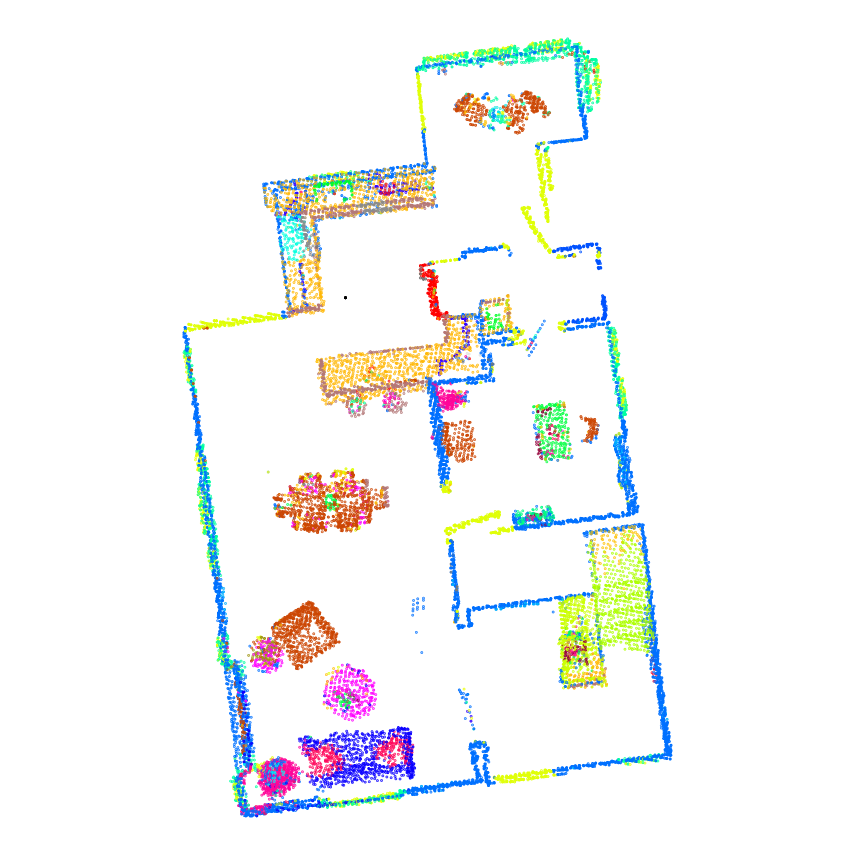
#> input picture hw2/results/map.png, 1710 x 1710 px (shown at 1/2 size)
$ python part2.py
#> lines starting #> are read from the running program, lines starting #| are printed output that depends on the picture; after the words box and inside, x2 and y2 are one past the last pixel; in counts of white or black regions, pixels touching at a corner belong together
import numpy as np
import cv2
import matplotlib.pyplot as plt
import pandas as pd
import random
import math
from collections import namedtuple

def part2(meta):
    # RRT Hyperparameters
    MAX_ITER = 6000
    STEP_SIZE = 0.02
    GOAL_THRESHOLD = 0.03
    SAFETY_RADIUS = 0.002

    # load map
    map_img = cv2.imread("../results/map.png")
#> map_img is the input picture: shape (1710, 1710, 3); mean B, G, R 245.2, 246.2, 245.2
    if map_img is None:
        raise FileNotFoundError("../results/map.png not found")
    h, w, _ = map_img.shape
#> h = 1710; w = 1710
    gray = cv2.cvtColor(map_img, cv2.COLOR_BGR2GRAY)
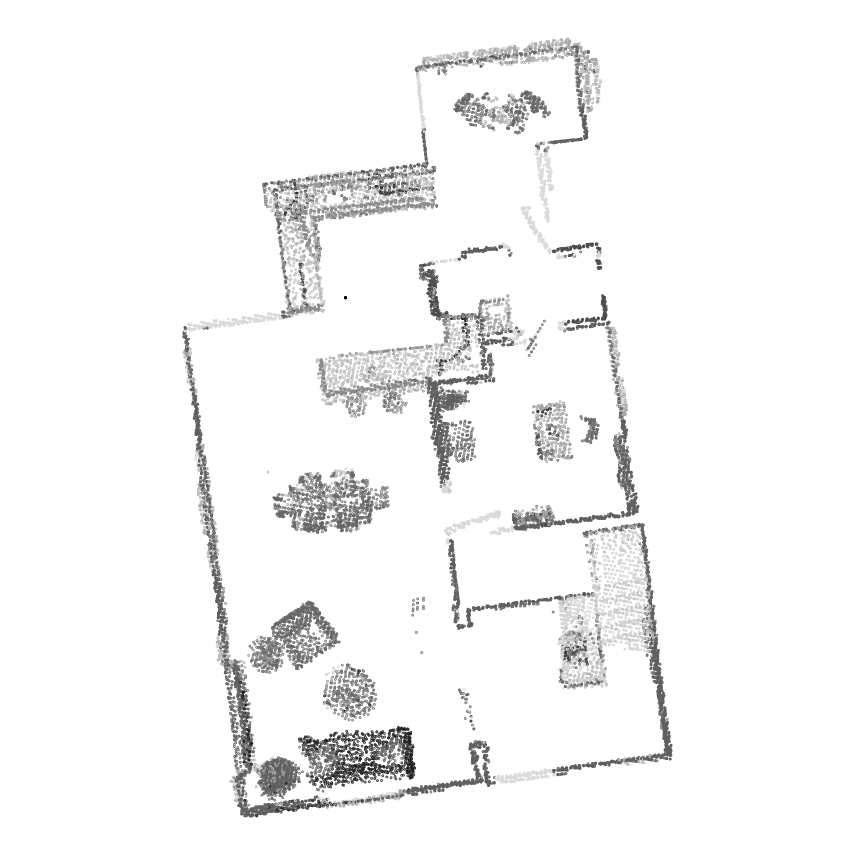
#> gray: shape (1710, 1710) (shown at 1/2 size); min 0, max 255, mean 245.8

    # occupancy map
    _, occ_map = cv2.threshold(gray, 250, 255, cv2.THRESH_BINARY)
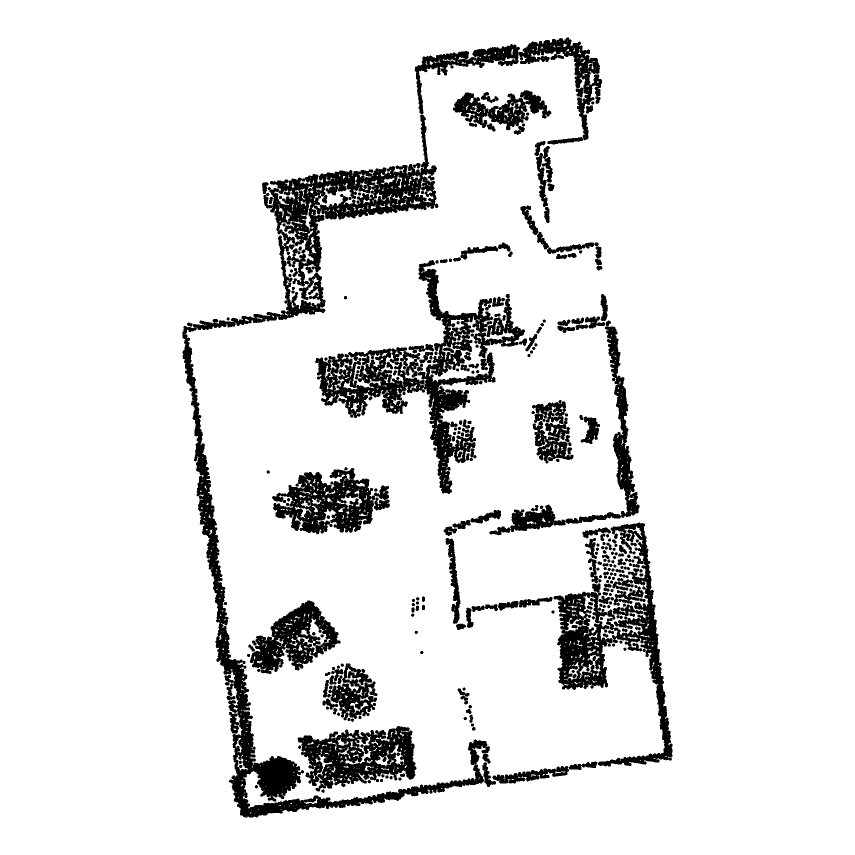
#> occ_map: shape (1710, 1710) (shown at 1/2 size); 90.8% white; 262 black regions, largest, box (x1, y1, x2, y2) and area: (365, 229, 980, 1635) 72641, (630, 520, 1050, 988) 40280, (1107, 1045, 1345, 1533) 28755
    occ_map = 255 - occ_map
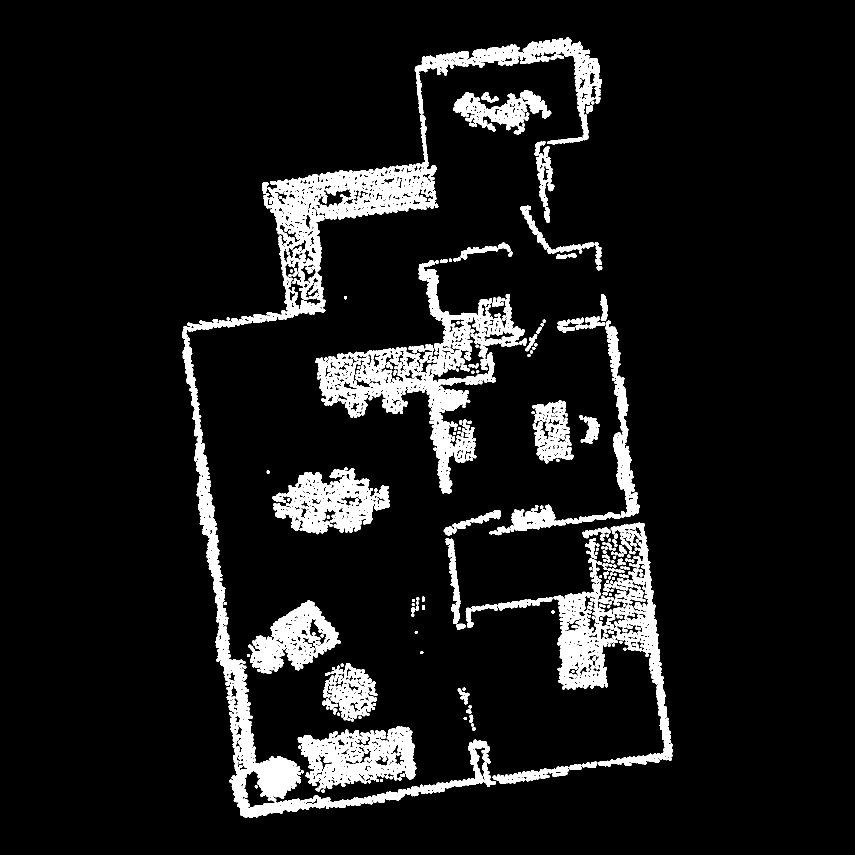
#> occ_map: shape (1710, 1710) (shown at 1/2 size); 9.2% white; 262 white regions, largest, box (x1, y1, x2, y2) and area: (365, 229, 980, 1635) 72641, (630, 520, 1050, 988) 40280, (1107, 1045, 1345, 1533) 28755
    occ_map = occ_map > 0
    # occupancy map inflation
    SAFETY_RADIUS_pixels = SAFETY_RADIUS * w / (meta['x_max'] - meta['x_min'])
#> SAFETY_RADIUS_pixels = 14.4
    k = 2 * math.ceil(SAFETY_RADIUS_pixels) + 1
#> k = 31
    kernel = cv2.getStructuringElement(cv2.MORPH_ELLIPSE, (k, k))
    occ_map = cv2.dilate(occ_map.astype(np.uint8), kernel).astype(bool)
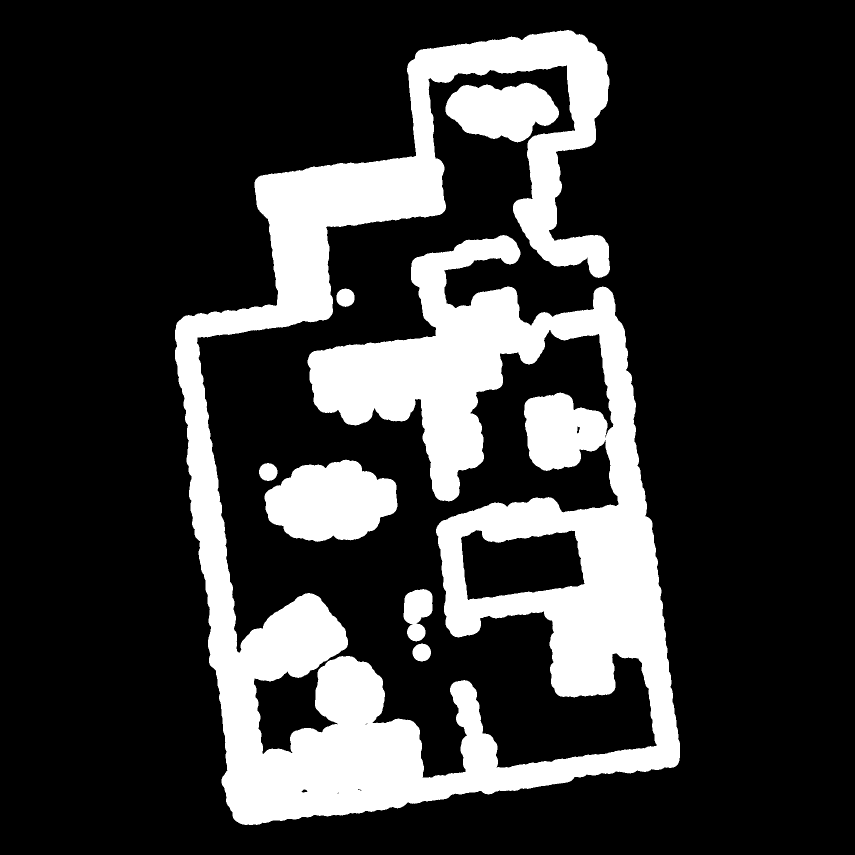
#> occ_map: shape (1710, 1710) bool (shown at 1/2 size); 21.8% white; 7 white regions, largest, box (x1, y1, x2, y2) and area: (350, 60, 1360, 1650) 579126, (529, 919, 795, 1084) 31969, (891, 165, 1118, 285) 19151

    non_white_mask = np.any(map_img != 255, axis=2)  # True where pixel is not white
#> non_white_mask: shape (1710, 1710) bool; 9.5% white; 229 white regions, largest, box (x1, y1, x2, y2) and area: (365, 229, 980, 1635) 75248, (630, 520, 1050, 988) 42333, (1107, 1045, 1345, 1533) 30371
    ys, xs = np.where(non_white_mask)
    v_min, v_max = int(ys.min()), int(ys.max())  # rows
#> v_min = 75; v_max = 1634
    u_min, u_max = int(xs.min()), int(xs.max())  # cols
#> u_min = 365; u_max = 1344

    # transfer coordinates between pixel & world
    # [13 lines left out: functions pixel_to_world, world_to_pixel, not called in this run]

    # Parse color map from xlsx
#> (the run stopped early here; a loop or call above may not have finished)
